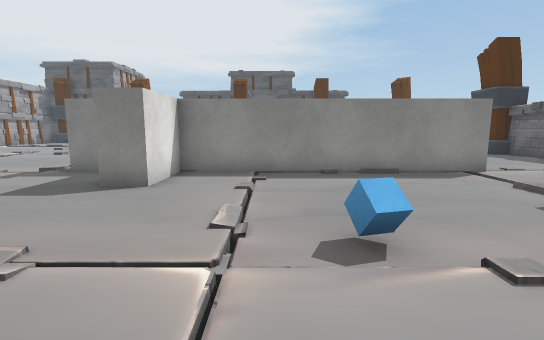
View 1 (above)

16 first-person views from a walk through a 3-D level made in the Unity game engine. The camera is 1.2 m above the floor, tilts 8° down and sees 85° across. Doors are open. The floor is counted in squares, 1 m on a side. Each view is taken from the middle of a square. On the plan, view 1 faces up. The plan holds only what a view shows up to about 13 squares ahead; the rest is blank. The place goes on beyond the plan. Some animated figures are left out. Some surface patterns are stand-ins.

View 2
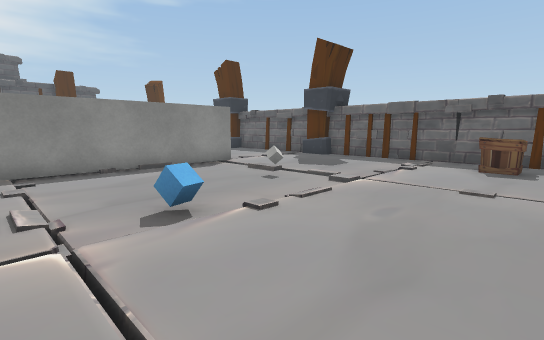

View 3
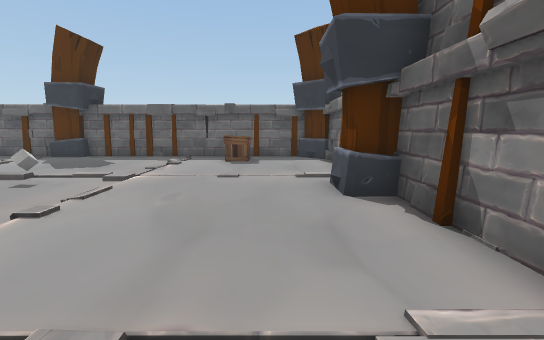

View 4
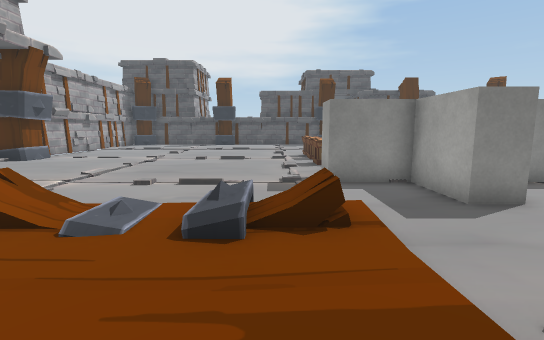

View 5
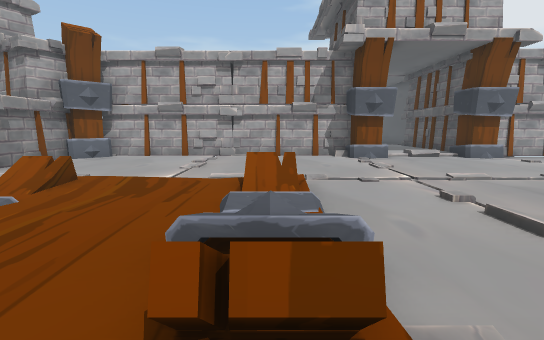

View 6
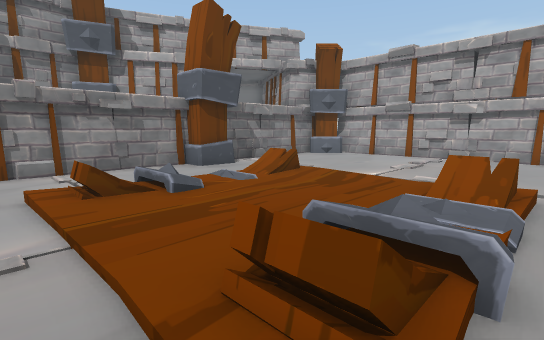

View 7
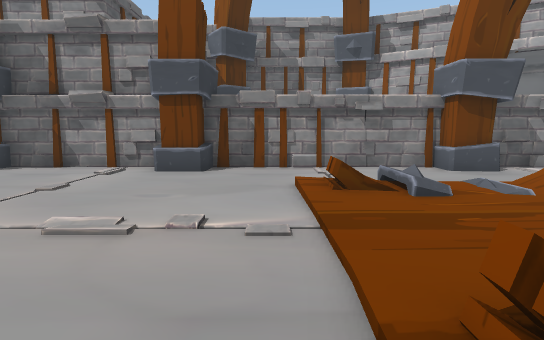

View 8
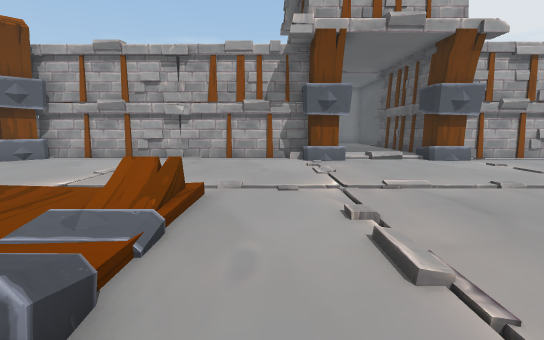

View 9
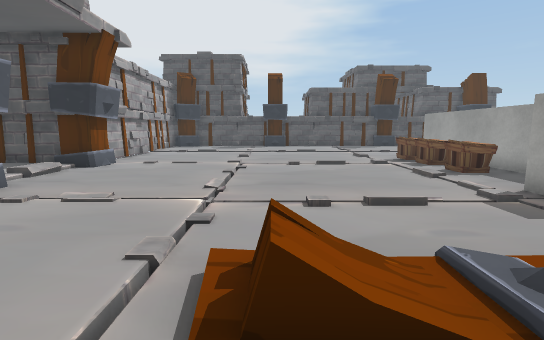

View 10
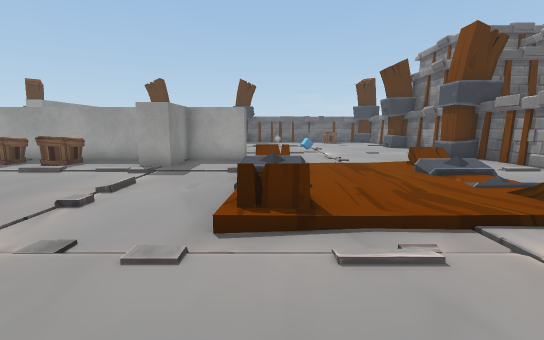

View 11
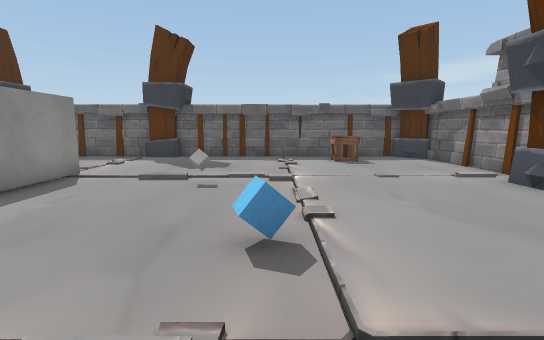

View 12
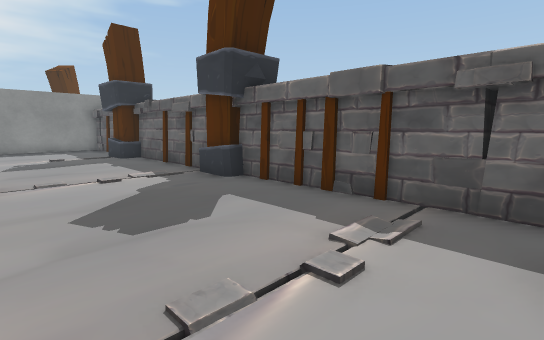

View 13
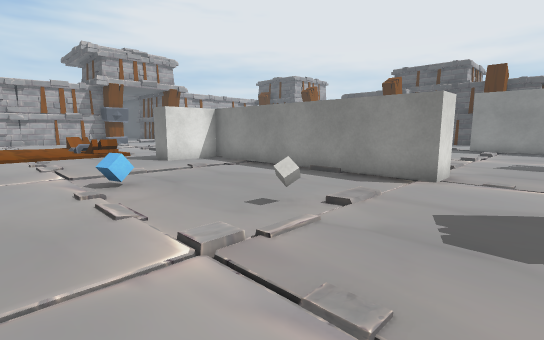

View 14
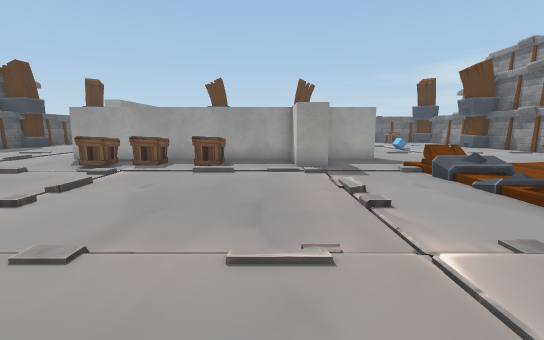

View 15
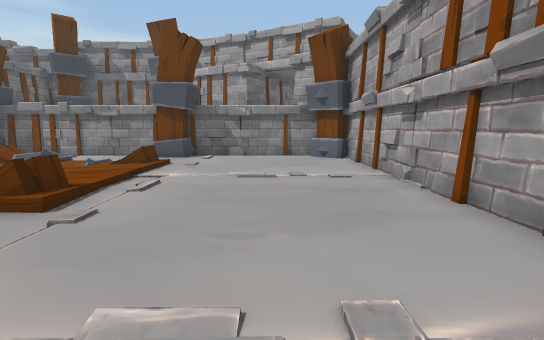

View 16
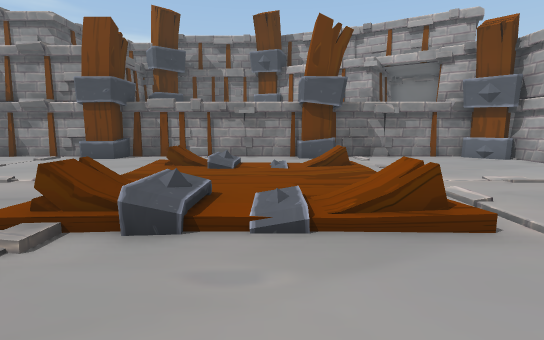

### Floor plan
Key: @ floor where view 1 was taken; # wall or solid block; . main floor; : floor 0.25 m higher than the main floor; / step, stairs or slope; D open door; = window, fence, low wall or low ledge; C blue cube; U cube; O other object.
Columns run from 20 left of view 1 to 11 right of it. Each row starts with its distance up from view 1.
 16    #           O #
 15    #...........O##       .....#
 14   ##...........O##       .....#
 13 ##D#.............#        ....#
 12  :D............O.#        ....#
 11  :D..............#        ....#
 10   D#.............#        .... #
  9   ##...........###        #... #
  8   ##...........############...=#
  7   #..............#............=#
  6   #.........#................. #
  5   #...../=////=..........U.... #
  4   #....//.....................
  3   #...../............C........##
  2   #...../:.................... #
  1   #......//.///..............OO#
  0   #......O/////.....@........OO#
 -1   #............................#
 -2   #......==......##.....#=.....#
 -3   ##############################

Where each view was taken, in squares from view 1:
view 1: 0 up, 0 right, facing up
view 2: 1 down, 1 left, facing up-right
view 3: 1 down, 2 left, facing right
view 4: 1 up, 7 left, facing up
view 5: 5 up, 5 left, facing left
view 6: 6 up, 5 left, facing down-left
view 7: 6 up, 5 left, facing down
view 8: 7 up, 6 left, facing left
view 9: 3 up, 11 left, facing up
view 10: 5 up, 15 left, facing right
view 11: 3 up, 2 left, facing right
view 12: 1 up, 6 right, facing up-right
view 13: 1 up, 8 right, facing up-left
view 14: 10 up, 15 left, facing right
view 15: 10 up, 15 left, facing down
view 16: 9 up, 9 left, facing down
